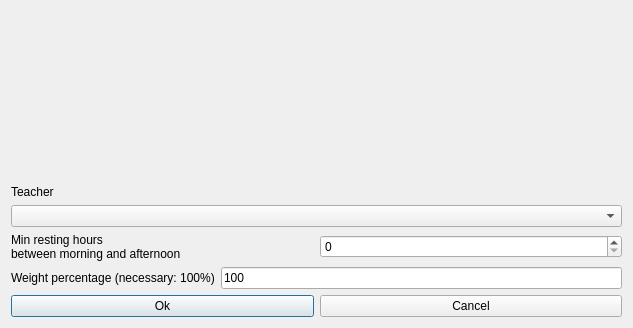
<?xml version="1.0" encoding="UTF-8"?>
<ui version="4.0">
 <class>ModifyConstraintTeacherMinRestingHoursBetweenMorningAndAfternoonForm_template</class>
 <widget class="QDialog" name="ModifyConstraintTeacherMinRestingHoursBetweenMorningAndAfternoonForm_template">
  <property name="geometry">
   <rect>
    <x>0</x>
    <y>0</y>
    <width>633</width>
    <height>328</height>
   </rect>
  </property>
  <property name="windowTitle">
   <string extracomment="This is the title of the dialog to modify a constraint of this type">Modify teacher min resting hours between morning and afternoon</string>
  </property>
  <layout class="QGridLayout" name="gridLayout">
   <item row="1" column="0">
    <layout class="QVBoxLayout" name="verticalLayout">
     <item>
      <widget class="QLabel" name="teacherTextLabel">
       <property name="frameShape">
        <enum>QFrame::NoFrame</enum>
       </property>
       <property name="frameShadow">
        <enum>QFrame::Plain</enum>
       </property>
       <property name="text">
        <string>Teacher</string>
       </property>
       <property name="wordWrap">
        <bool>false</bool>
       </property>
      </widget>
     </item>
     <item>
      <widget class="QComboBox" name="teachersComboBox">
       <property name="editable">
        <bool>false</bool>
       </property>
       <property name="insertPolicy">
        <enum>QComboBox::NoInsert</enum>
       </property>
       <property name="duplicatesEnabled">
        <bool>false</bool>
       </property>
      </widget>
     </item>
    </layout>
   </item>
   <item row="0" column="0">
    <spacer name="spacer4">
     <property name="orientation">
      <enum>Qt::Vertical</enum>
     </property>
     <property name="sizeType">
      <enum>QSizePolicy::Expanding</enum>
     </property>
     <property name="sizeHint" stdset="0">
      <size>
       <width>99</width>
       <height>99</height>
      </size>
     </property>
    </spacer>
   </item>
   <item row="4" column="0">
    <layout class="QHBoxLayout">
     <item>
      <widget class="QPushButton" name="okPushButton">
       <property name="text">
        <string>Ok</string>
       </property>
      </widget>
     </item>
     <item>
      <widget class="QPushButton" name="cancelPushButton">
       <property name="text">
        <string>Cancel</string>
       </property>
      </widget>
     </item>
    </layout>
   </item>
   <item row="2" column="0">
    <layout class="QHBoxLayout" name="horizontalLayout">
     <item>
      <widget class="QLabel" name="textLabel1">
       <property name="text">
        <string>Min resting hours
between morning and afternoon</string>
       </property>
       <property name="wordWrap">
        <bool>false</bool>
       </property>
      </widget>
     </item>
     <item>
      <widget class="QSpinBox" name="minRestingHoursSpinBox"/>
     </item>
    </layout>
   </item>
   <item row="3" column="0">
    <layout class="QHBoxLayout" name="horizontalLayout_2">
     <item>
      <widget class="QLabel" name="weightTextLabel">
       <property name="frameShape">
        <enum>QFrame::NoFrame</enum>
       </property>
       <property name="frameShadow">
        <enum>QFrame::Plain</enum>
       </property>
       <property name="text">
        <string>Weight percentage (necessary: 100%)</string>
       </property>
       <property name="wordWrap">
        <bool>false</bool>
       </property>
      </widget>
     </item>
     <item>
      <widget class="QLineEdit" name="weightLineEdit">
       <property name="text">
        <string notr="true">100</string>
       </property>
      </widget>
     </item>
    </layout>
   </item>
  </layout>
 </widget>
 <layoutdefault spacing="6" margin="11"/>
 <resources/>
 <connections/>
</ui>
